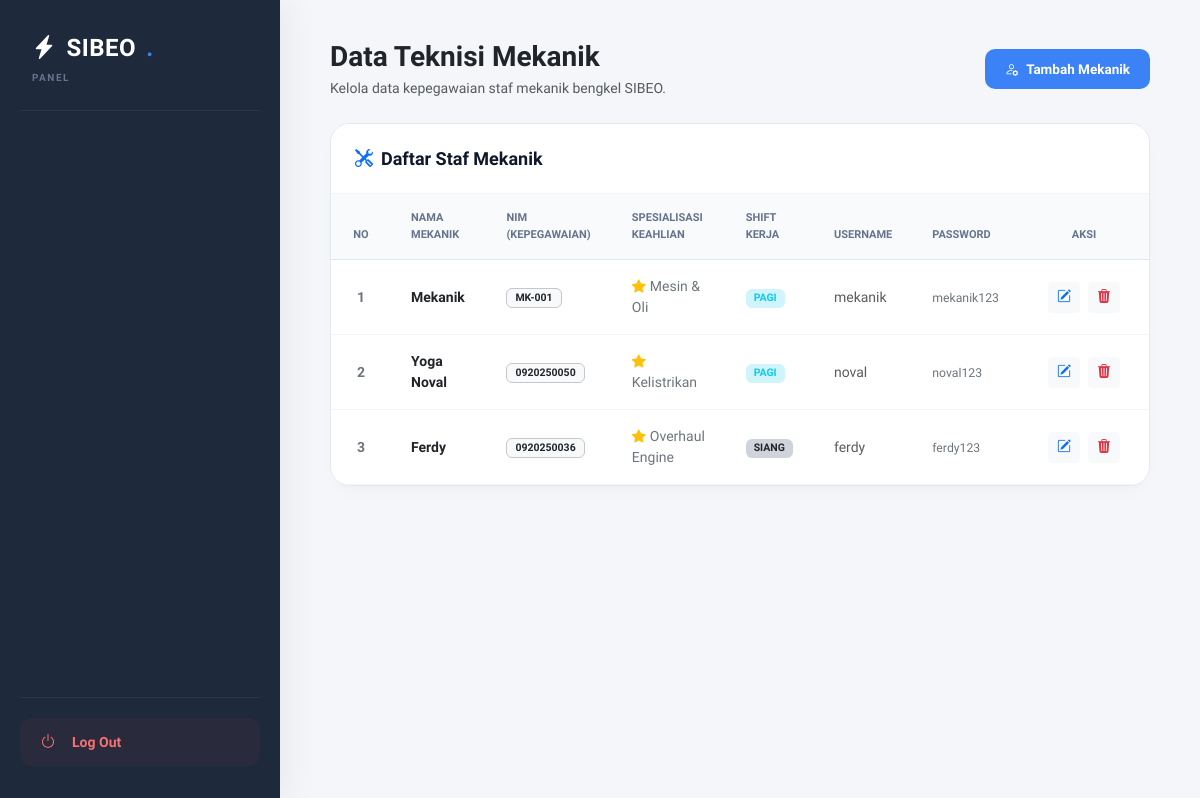
Page /admin/mekanik.php on the earlier database version.
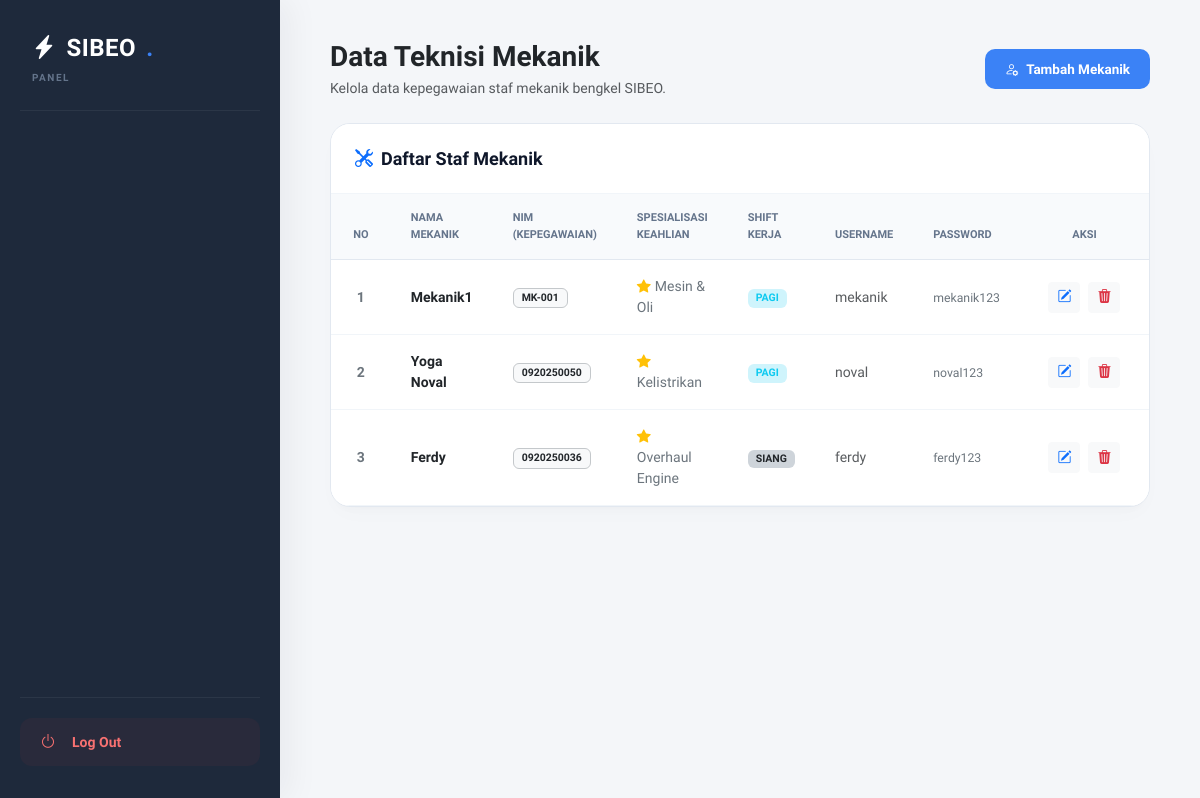
Same page on the later database version.
### tables this page shows
CREATE TABLE `tbl_mekanik` (
  `id_mekanik` int(11) NOT NULL,
  `nama` varchar(100) NOT NULL,
  `kepegawaian` varchar(20) NOT NULL,
  `spesialisasi` varchar(100) NOT NULL,
  `shift` enum('pagi','siang','malam') NOT NULL,
  `username` varchar(50) NOT NULL,
  `password` varchar(50) NOT NULL
);

### admin/mekanik.php (the view, shortened to what the changed rows need)
<?php
include "../config/koneksi.php";
function safe_text($value) {
    return htmlspecialchars((string)$value, ENT_QUOTES, 'UTF-8');
}
?>
<!DOCTYPE html>
<html lang="id">
<head>
    <link href="https://cdn.jsdelivr.net/npm/bootstrap@5.3.0/dist/css/bootstrap.min.css" rel="stylesheet">
    <link rel="stylesheet" href="https://cdn.jsdelivr.net/npm/bootstrap-icons@1.11.1/font/bootstrap-icons.css">
</head>
<body>
<div class="layout-wrapper">
    <div class="main-canvas">
        <div class="data-card-premium">
            <div class="table-responsive">
                <table class="table table-hover table-premium align-middle mb-0">
                    <thead>
                        <tr>
                            <th style="width: 60px;" class="text-center">No</th>
                            <th>Nama Mekanik</th>
                            <th>NIM (Kepegawaian)</th>
                            <th>Spesialisasi Keahlian</th>
                            <th>Shift Kerja</th>
                            <th>Username</th>
                            <th>Password</th>
                            <th style="width: 130px;" class="text-center">Aksi</th>
                        </tr>
                    </thead>
                    <tbody>
                        <?php
                        $no = 1;
                        $query_mekanik = mysqli_query($koneksi, "SELECT * FROM tbl_mekanik ORDER BY id_mekanik ASC");
                        if ($query_mekanik && mysqli_num_rows($query_mekanik) > 0) {
                            while ($data = mysqli_fetch_assoc($query_mekanik)) {
                                ?>
                                <tr>
                                    <td class="text-center text-secondary fw-semibold"><?= $no++; ?></td>
                                    <td><strong class="text-dark"><?= safe_text($data['nama']); ?></strong></td>
                                    <td><span class="badge bg-light text-dark border border-secondary-subtle px-2 py-1 fw-bold"><?= safe_text($data['kepegawaian']); ?></span></td>
                                    <td><span class="text-secondary fw-medium"><i class="bi bi-star-fill text-warning me-1"></i><?= safe_text($data['spesialisasi']); ?></span></td>
                                    <td>
                                        <span class="badge <?= $data['shift']=='pagi'?'bg-info-subtle text-info':'bg-dark-subtle text-dark' ?> px-2 py-1 text-uppercase small">
                                            <?= safe_text($data['shift']); ?>
                                        </span>
                                    </td>
                                    <td><span class="text-muted"><?= safe_text($data['username']); ?></span></td>
                                    <td><code class="text-secondary"><?= safe_text($data['password']); ?></code></td>
                                    <td class="text-center">
                                        <div class="d-flex justify-content-center gap-2">
                                            <button type="button"
                                                    class="btn btn-sm btn-light text-primary fw-bold px-2 btn-edit-trigger"
                                                    data-id="<?= $data['id_mekanik']; ?>"
                                                    data-nama="<?= safe_text($data['nama']); ?>"
                                                    data-nim="<?= safe_text($data['kepegawaian']); ?>"
                                                    data-spesialisasi="<?= safe_text($data['spesialisasi']); ?>"
                                                    data-shift="<?= safe_text($data['shift']); ?>"
                                                    data-user="<?= safe_text($data['username']); ?>"
                                                    data-pass="<?= safe_text($data['password']); ?>"
                                                    data-bs-toggle="modal"
                                                    data-bs-target="#modalEdit">
                                                <i class="bi bi-pencil-square"></i>
                                            </button>
                                            <a href="mekanik.php?hapus=<?= $data['id_mekanik']; ?>" class="btn btn-sm btn-light text-danger fw-bold px-2" onclick="return confirm('Hapus data mekanik ini?')">
                                                <i class="bi bi-trash3-fill"></i>
                                            </a>
                                        </div>
                                    </td>
                                </tr>
                                <?php
                            }
                        } else {
                            echo "<tr><td colspan='8' class='text-center text-muted py-5 small'><i class='bi bi-person-x d-block fs-2 mb-2 opacity-50'></i>Belum ada data mekanik di database.</td></tr>";
                        }
                        ?>
                    </tbody>
                </table>
            </div>
        </div>
    </div>
</div>
</body>
</html>

Differences in the rows shown:
changed tbl_mekanik "Mesin & Oli": nama "Mekanik" → "Mekanik1"
